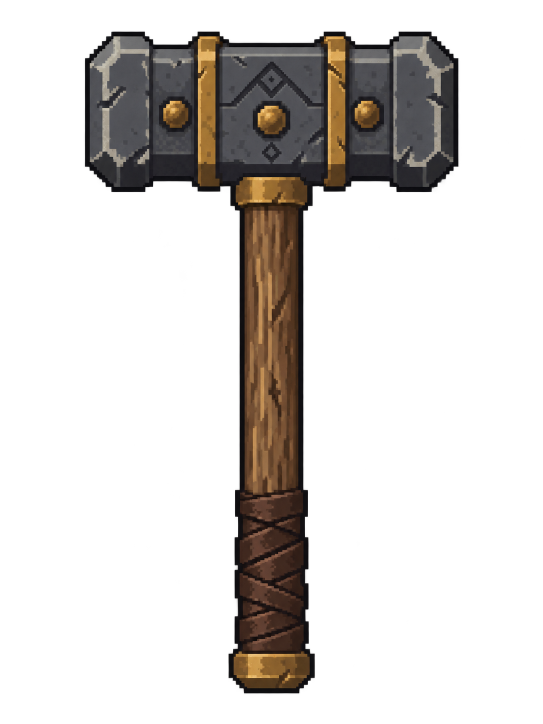
#> input picture assets/art/tools/cleanup_hammer.png, 1086 x 1448 px (shown at 1/2 size)
$ python downscale.py ../../../assets/art/tools/cleanup_hammer.png 5 5 5 ../../../assets/art/tools/cleanup_hammer.png ../../../assets/art/tools/cleanup_hammer.png
#> lines starting #> are read from the running program, lines starting #| are printed output that depends on the picture
"""Prototype: key out the grey, erode the edge, crop all poses with one shared box, area-average to size."""
import sys, json
import numpy as np
from PIL import Image, ImageFilter
src, cols, rows, size, out = sys.argv[1], int(sys.argv[2]), int(sys.argv[3]), int(sys.argv[4]), sys.argv[5]
im = Image.open(src).convert('RGB'); a = np.asarray(im).astype(int)
#> after `im = Image.open(src).convert('RGB')`:
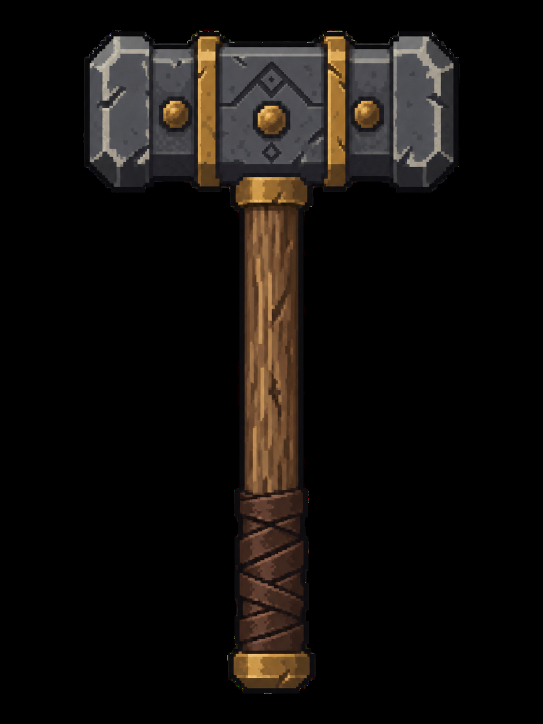
#> im: PIL image 1086x1448 RGB (shown at 1/2 size); mean R, G, B 18.5, 15.3, 12.7
#> (the run stopped early here; a loop or call above may not have finished)
